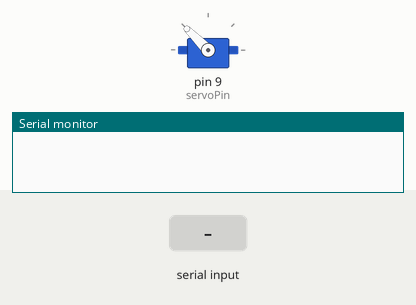
This sketch was run on a simulated Arduino Uno, built with avr-gcc and run on an emulated ATmega328P. Parts: servo, the last lines printed to the serial monitor. Inputs (shaded band) come from the test bench.

Above: at 1.2 s.
1.3 s: "90,45\n" received over Serial
At 1.7 s:
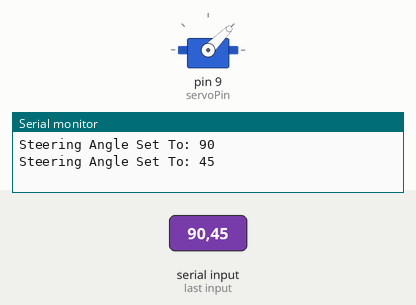
2.8 s: "30,150\n" received over Serial
At 4.0 s:
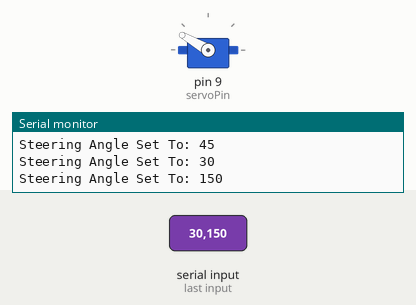
4.3 s: "5\n" received over Serial
At 5.1 s:
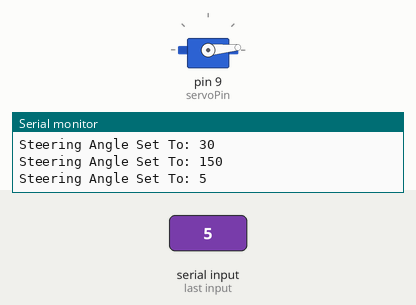
5.8 s: "200\n" received over Serial
At 6.3 s:
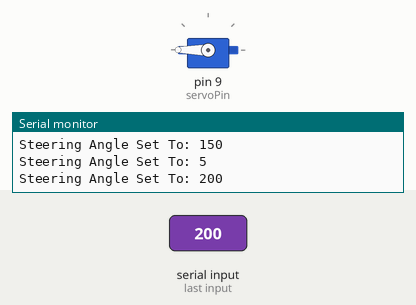
7.3 s: "90\n" received over Serial
At 8.6 s:
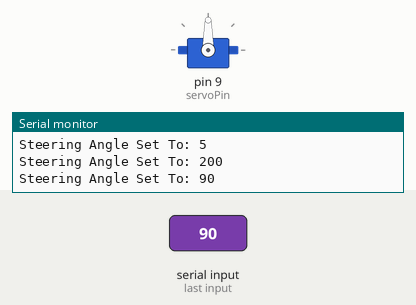
Timing chart, 0 to 9.8 s (numbered marks = the images above; inputs shaded):
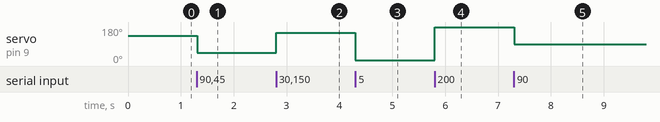

Measured:
- after the input at 1.3 s, servo on pin 9 (servoPin): 135° → 45° at once
- after the input at 2.8 s, servo on pin 9 (servoPin): 45° → 150° at once
- after the input at 4.3 s, servo on pin 9 (servoPin): 150° → 5° at once
- after the input at 5.8 s, servo on pin 9 (servoPin): 5° → 180° at once
- after the input at 7.3 s, servo on pin 9 (servoPin): 180° → 90° at once

The sketch:

servo_control.ino
```cpp
#include <Servo.h>

Servo myServo;
const int servoPin = 9;  // Connect servo signal wire to pin 9

const int minAngle = 0;
const int maxAngle = 270;
const int centerAngle = 135;
int currentAngle = centerAngle;  // Maintain the last valid angle

void setup() {
    Serial.begin(9600);
    myServo.attach(servoPin);
    myServo.write(currentAngle);  // Set servo to center position initially
}

void loop() {
    if (Serial.available()) {
        int angle = Serial.parseInt();
        while (Serial.available()) Serial.read(); // Clear buffer

        if (angle >= minAngle && angle <= maxAngle) {
            currentAngle = angle;  // Store last valid angle
            myServo.write(currentAngle);
            Serial.print("Steering Angle Set To: ");
            Serial.println(currentAngle);
        } else if (angle != 0) {  // Ignore accidental 0 readings
            Serial.println("Invalid Angle. Must be between 0 and 270.");
        }
    }
}
```
